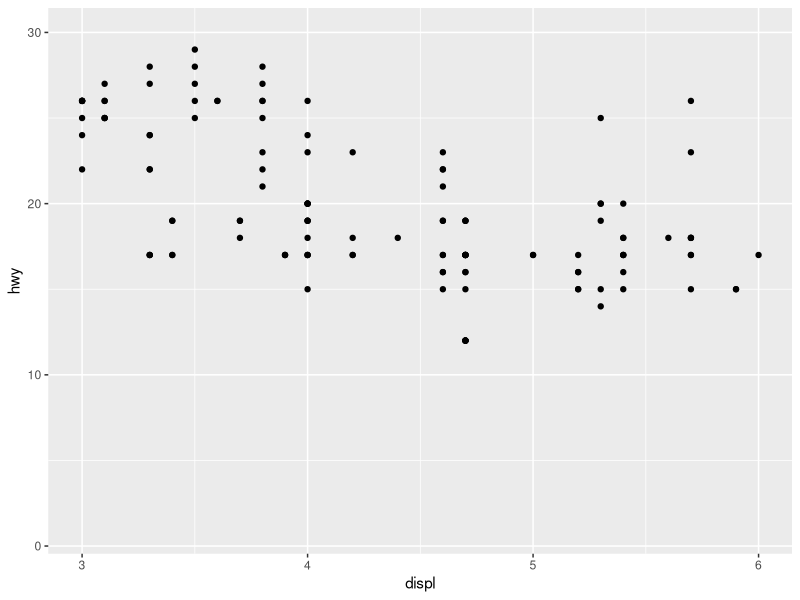
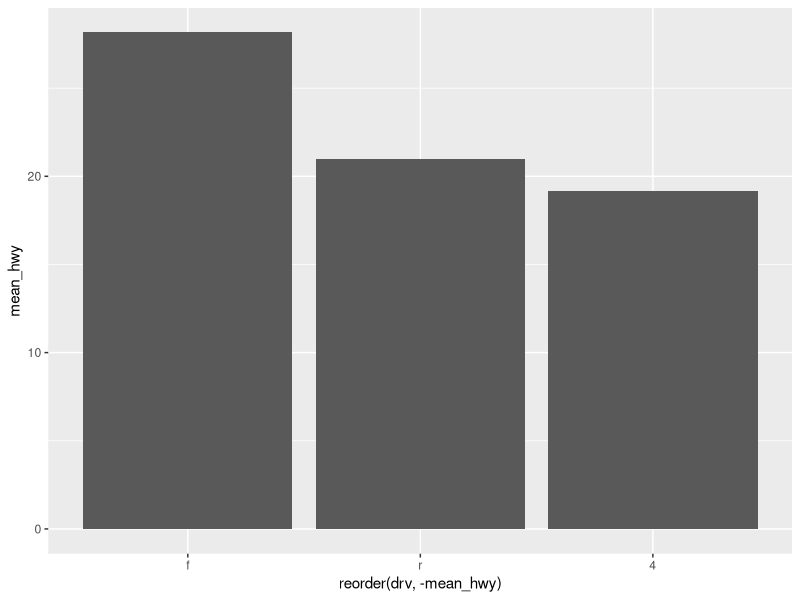
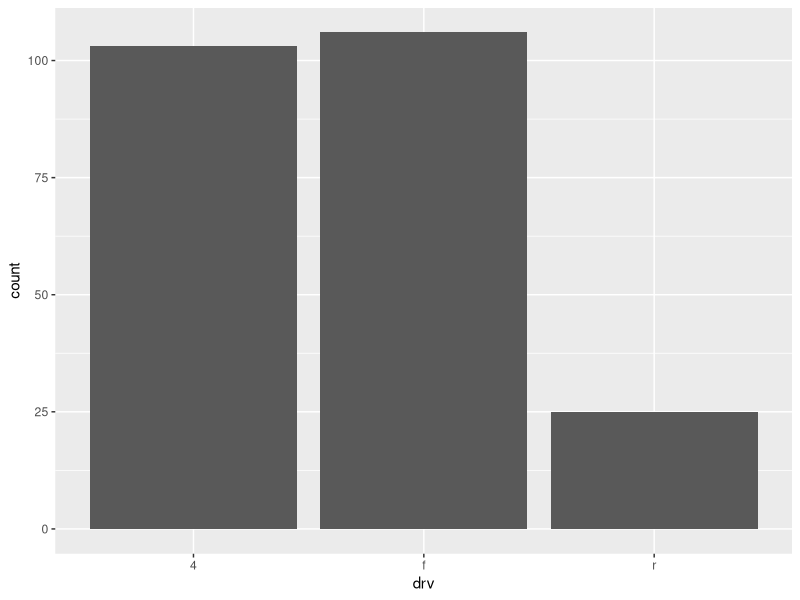
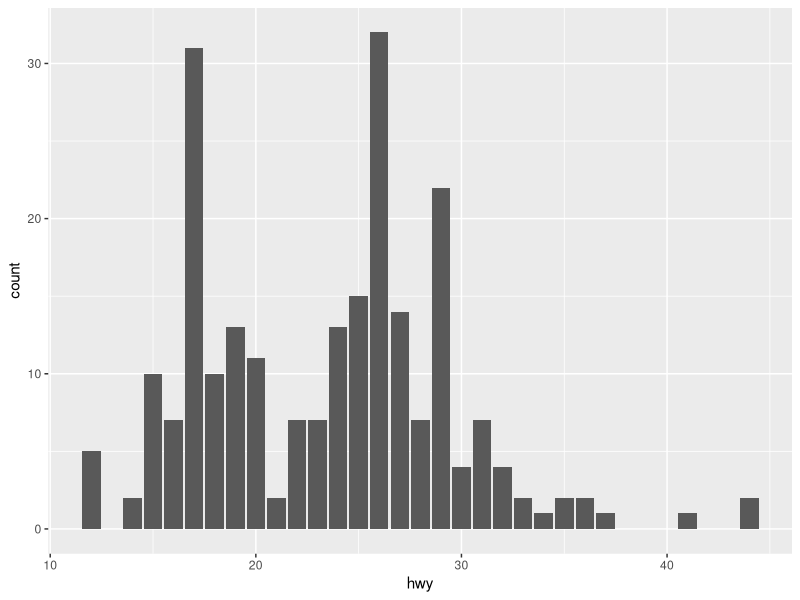
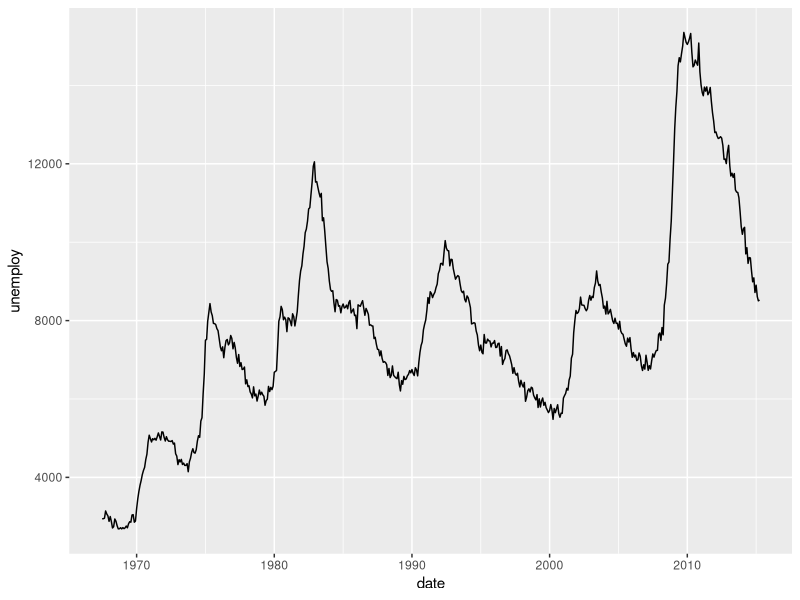
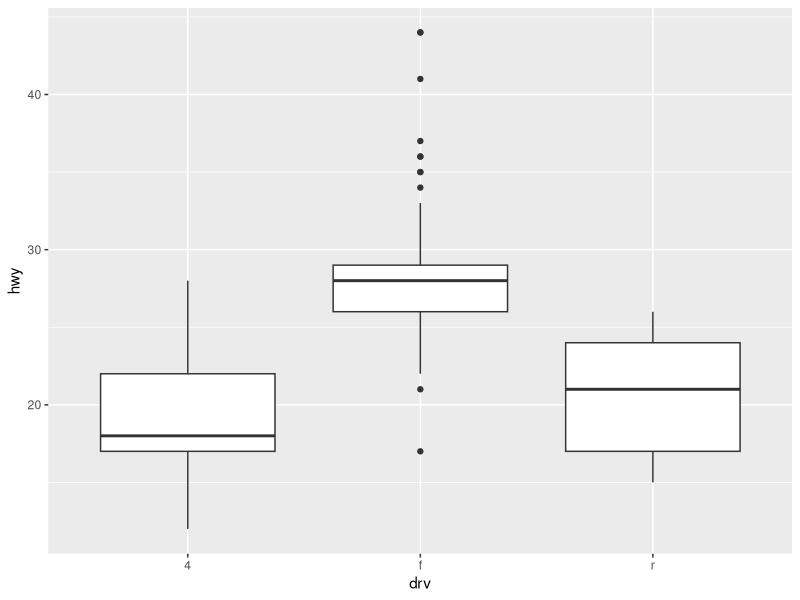

The R script that drew these images, in order:
library(ggplot2)

# ggplot은 세가지로 구분, 데이터 + 그래프 종류 +  세부설정
ggplot(data = mpg, aes(x=displ, y=hwy)) + 
  geom_point() + 
  xlim(3, 6) +
  ylim(1, 30)

library(dplyr)
df_mpg <- mpg %>% 
  group_by(drv) %>%
  filter(!is.na(drv)) %>% # NA값 제외
  summarise(mean_hwy = mean(hwy))
df_mpg

# 내림차순은 정렬 기준 변수 앞에 -
ggplot(data = df_mpg, aes(x=reorder(drv, -mean_hwy), y=mean_hwy)) + geom_col()
# 빈도 막대 그래프
ggplot(data = mpg %>% filter(!is.na(drv)), aes(x = drv)) + geom_bar()
# 변수 분포 그래프
ggplot(data = mpg %>% filter(!is.na(drv)), aes(x = hwy)) + geom_bar()
# 시계열 그래프
ggplot(data = economics, aes(x = date, y = unemploy)) + geom_line()
# box plot
ggplot(data = mpg %>% filter(!is.na(drv)), aes(x = drv, y = hwy)) + geom_boxplot()
